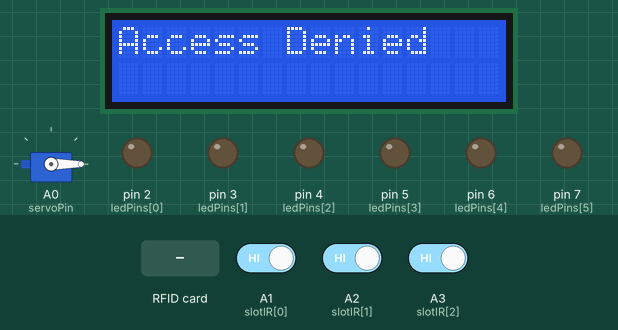
The sketch below on a simulated Arduino Uno, built with avr-gcc and run on an emulated ATmega328P. Shown: servo, 16×2 character LCD, output pins drawn as LEDs (lit = HIGH). Inputs (shaded band) come from the test bench; at power-on: A1 (slotIR[0]) HIGH, A2 (slotIR[1]) HIGH, A3 (slotIR[2]) HIGH. Pins used as bus, display or sensor lines are not drawn; what the sketch prints to the serial monitor is not drawn.

Above: at 1.3 s.
1.4 s: RFID card 05 AF 41 02 held to the reader
At 4.7 s:
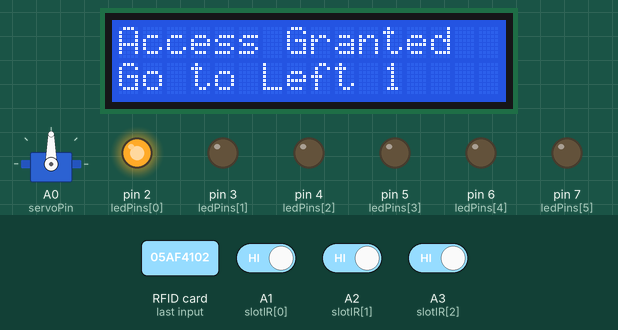
7.7 s: A1 (slotIR[0]) driven LOW
At 9.6 s:
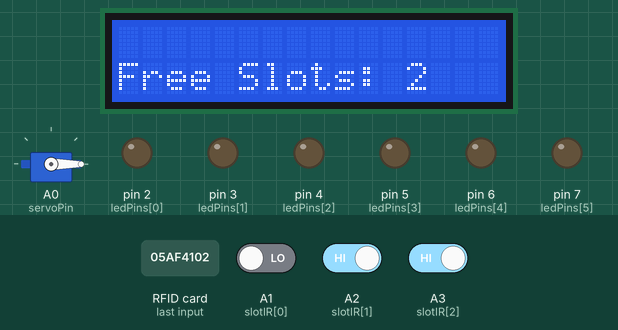
11.2 s: RFID card 23 39 EB 2C held to the reader
At 13.1 s:
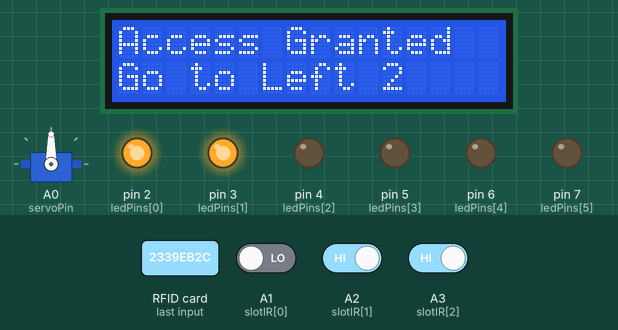
16.8 s: A2 (slotIR[1]) driven LOW
At 18.7 s:
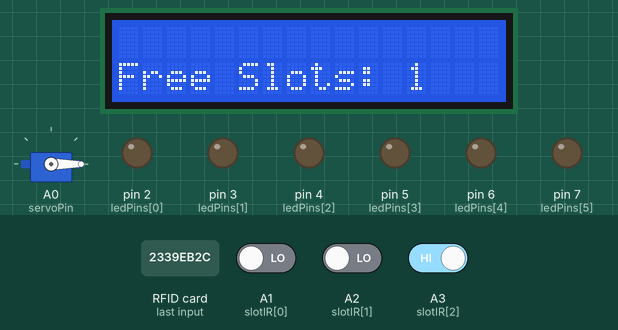
20.4 s: RFID card 02 3A 46 02 held to the reader
At 22.8 s:
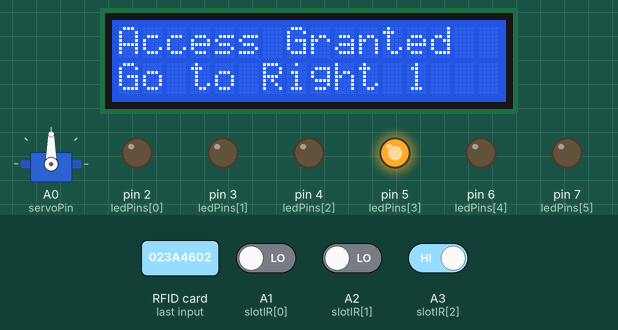
25.9 s: A3 (slotIR[2]) driven LOW
At 29.0 s:
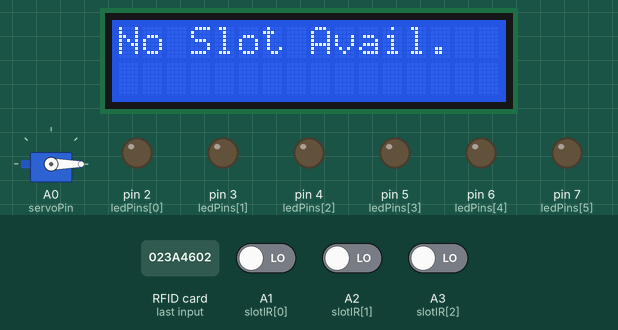
Timing chart, 0 to 30.5 s (numbered marks = the images above; inputs shaded):
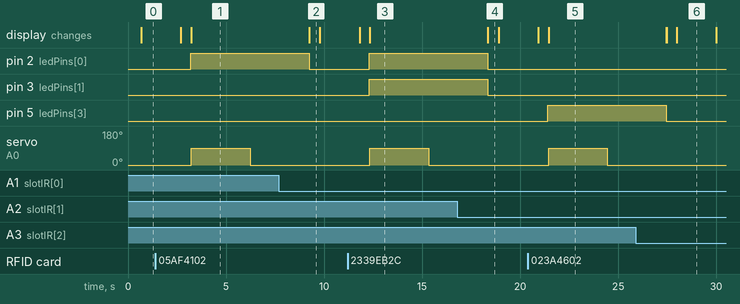

Measured:
- after the input at 1.4 s, pin 2 (ledPins[0]): LOW → HIGH after 1.8 s; servo on A0 (servoPin): 0° → 90° after 1.8 s, → 0° 3.0 s later; the display: first differs from a run without the input after 1.8 s (image 1)
- after the input at 11.2 s, pin 2 (ledPins[0]), pin 3 (ledPins[1]): LOW → HIGH after 1.1 s; servo on A0 (servoPin): 0° → 90° after 1.1 s, → 0° 3.0 s later; the display: first differs from a run without the input after 1.1 s (image 3)
- after the input at 20.4 s, pin 5 (ledPins[3]): LOW → HIGH after 1.0 s; servo on A0 (servoPin): 0° → 90° after 1.0 s, → 0° 3.0 s later; the display: first differs from a run without the input after 1.0 s (image 5)
- what the display in image 2 shows lasts 0.5 s, from 9.3 s to 9.8 s

The sketch:

Smart_Parking.ino
```cpp
#include <SPI.h>
#include <MFRC522.h>
#include <Servo.h>
#include <Wire.h>
#include <LiquidCrystal_I2C.h>

// ------------------------- Pin Configurations ----------------------------
const int ledPins[6] = {2, 3, 4, 5, 6, 7};       // LED strips
const int entranceIR = 0;                        // Entrance IR sensor
const int slotIR[4] = {A1, A2, A3, 1};           // Slot IRs: A1, A2, A3, D1
const int servoPin = A0;                         // Servo motor pin

// RFID setup
#define SS_PIN 10
#define RST_PIN 9
MFRC522 rfid(SS_PIN, RST_PIN);

// LCD setup
LiquidCrystal_I2C lcd(0x27, 16, 2);

// Servo object
Servo gateServo;

// ---------------------- Allowed RFID UIDs -------------------------
byte allowedUIDs[4][4] = {
  {0x05, 0xAF, 0x41, 0x02},
  {0x23, 0x39, 0xEB, 0x2C},
  {0x02, 0x3A, 0x46, 0x02},
  {0x2D, 0x59, 0xC8, 0x01}
};

// ------------------------- Setup Function ----------------------------
void setup() {
  // Init pins
  Serial.begin(9600);
  Serial.println("Smart Parking System Initialized");
  for (int i = 0; i < 4; i++) pinMode(slotIR[i], INPUT);
  pinMode(entranceIR, INPUT);
  for (int i = 0; i < 6; i++) pinMode(ledPins[i], OUTPUT);

  // Servo
  gateServo.attach(servoPin);
  gateServo.write(0);  // Gate closed

  // LCD
  lcd.init();
  lcd.backlight();
  lcd.setCursor(0, 0);
  lcd.print("Smart Parking");

  // RFID
  SPI.begin();
  rfid.PCD_Init();
}

// --------------------------- Loop ------------------------------------
void loop() {
  bool slotStatus[4];
  int freeCount = 0;

  // Check each slot
  for (int i = 0; i < 4; i++) {
    slotStatus[i] = digitalRead(slotIR[i]) == LOW;  // LOW = occupied
    if (!slotStatus[i]) freeCount++;
  }

  // LCD update
  lcd.setCursor(0, 1);
  lcd.print("Free Slots: ");
  lcd.print(freeCount);
  lcd.print("   ");

  // Check for car at entrance
  if (digitalRead(entranceIR) == LOW) {
    delay(500);  // debounce
    Serial.println("Car detected at entrance!");

    if (freeCount > 0) {
      if (checkRFID()) {
        Serial.println("Valid RFID detected - Access Granted!");
        int slotIndex = findNearestFreeSlot(slotStatus);
        guideCar(slotIndex);
        lcd.clear();
        lcd.setCursor(0, 0);
        lcd.print("Access Granted");
        lcd.setCursor(0, 1);
        lcd.print("Go to ");
        if (slotIndex < 2) lcd.print("Left ");
        else lcd.print("Right ");
        lcd.print(slotIndex % 2 + 1);

        openGate();
        delay(3000);  // Allow time to enter
        stopGuiding();
        lcd.clear();
      } else {
        lcd.clear();
        lcd.setCursor(0, 0);
        lcd.print("Access Denied");
        Serial.println("Access Denied");
        delay(2000);
      }
    } else {
      lcd.clear();
      lcd.setCursor(0, 0);
      lcd.print("No Slot Avail.");
      delay(2000);
    }
  }
}

// --------------------- RFID UID Check Function ----------------------
bool checkRFID() {
  if (!rfid.PICC_IsNewCardPresent()) return false;
  if (!rfid.PICC_ReadCardSerial()) return false;

  for (int i = 0; i < 4; i++) {
    bool match = true;
    for (int j = 0; j < 4; j++) {
      if (rfid.uid.uidByte[j] != allowedUIDs[i][j]) {
        match = false;
        break;
      }
    }
    if (match) {
      rfid.PICC_HaltA();
      return true;
    }
  }

  rfid.PICC_HaltA();
  return false;
}

// ---------------------- Slot & LED Handling --------------------------
int findNearestFreeSlot(bool status[]) {
  for (int i = 0; i < 4; i++) {
    if (!status[i]) return i;
  }
  return -1;
}

void guideCar(int slotIndex) {
  // Left slots: 0,1 → LEDs 0,1,2
  // Right slots: 2,3 → LEDs 3,4,5

  if (slotIndex < 2) {
    for (int i = 0; i <= slotIndex; i++) digitalWrite(ledPins[i], HIGH);
  } else {
    for (int i = 3; i <= 3 + (slotIndex - 2); i++) digitalWrite(ledPins[i], HIGH);
  }
}

void stopGuiding() {
  for (int i = 0; i < 6; i++) digitalWrite(ledPins[i], LOW);
}

void openGate() {
  gateServo.write(90);
  delay(3000);
  gateServo.write(0);
}
```
